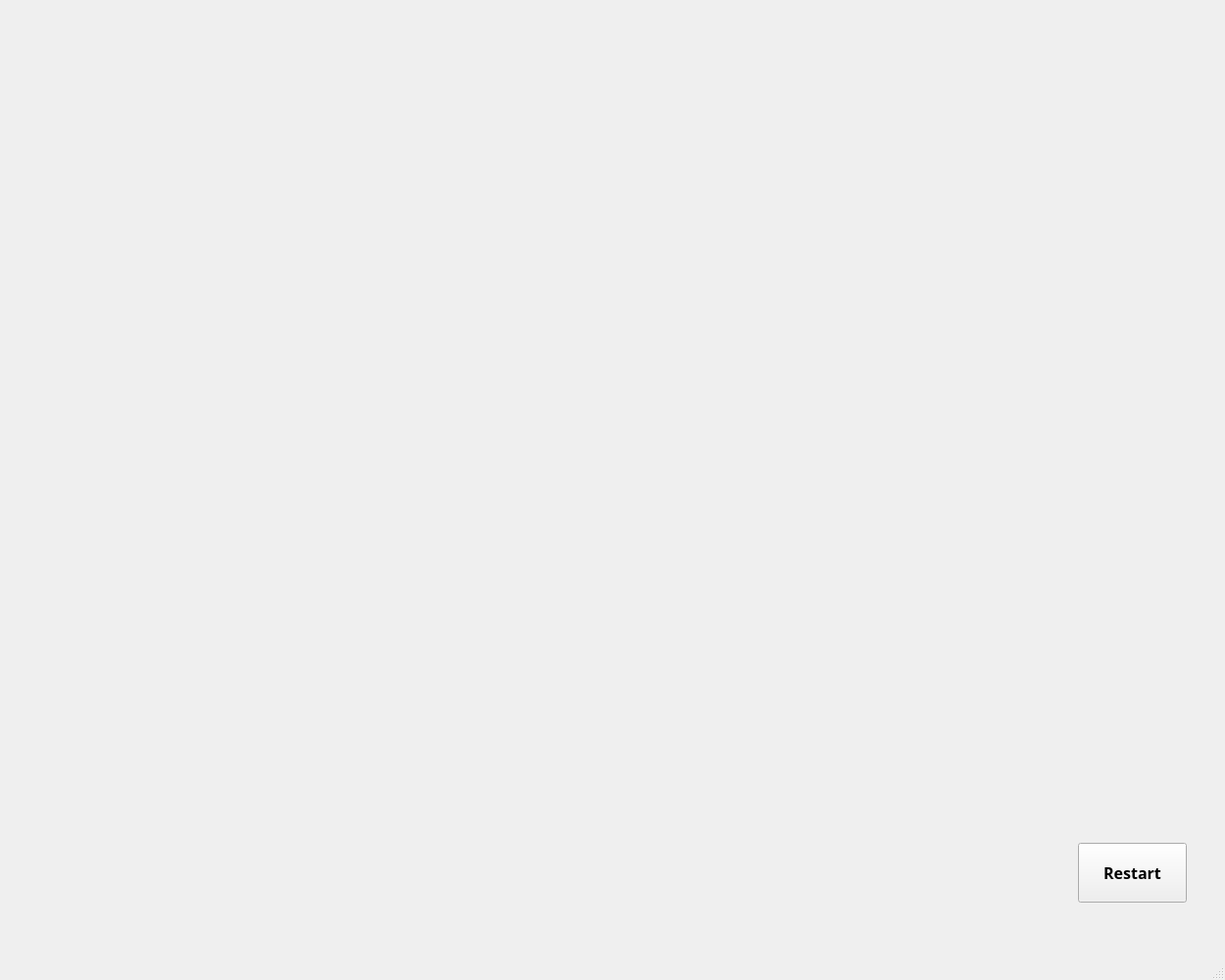
<?xml version="1.0" encoding="UTF-8"?>
<ui version="4.0">
 <class>GameOver</class>
 <widget class="QMainWindow" name="GameOver">
  <property name="geometry">
   <rect>
    <x>0</x>
    <y>0</y>
    <width>1250</width>
    <height>1000</height>
   </rect>
  </property>
  <property name="windowTitle">
   <string>MainWindow</string>
  </property>
  <widget class="QWidget" name="centralwidget">
   <widget class="QPushButton" name="restartButton">
    <property name="geometry">
     <rect>
      <x>1100</x>
      <y>860</y>
      <width>111</width>
      <height>61</height>
     </rect>
    </property>
    <property name="font">
     <font>
      <family>Segoe Print</family>
      <pointsize>12</pointsize>
      <bold>true</bold>
     </font>
    </property>
    <property name="text">
     <string>Restart</string>
    </property>
   </widget>
  </widget>
  <widget class="QMenuBar" name="menubar">
   <property name="geometry">
    <rect>
     <x>0</x>
     <y>0</y>
     <width>1250</width>
     <height>21</height>
    </rect>
   </property>
  </widget>
  <widget class="QStatusBar" name="statusbar"/>
 </widget>
 <resources/>
 <connections/>
</ui>
